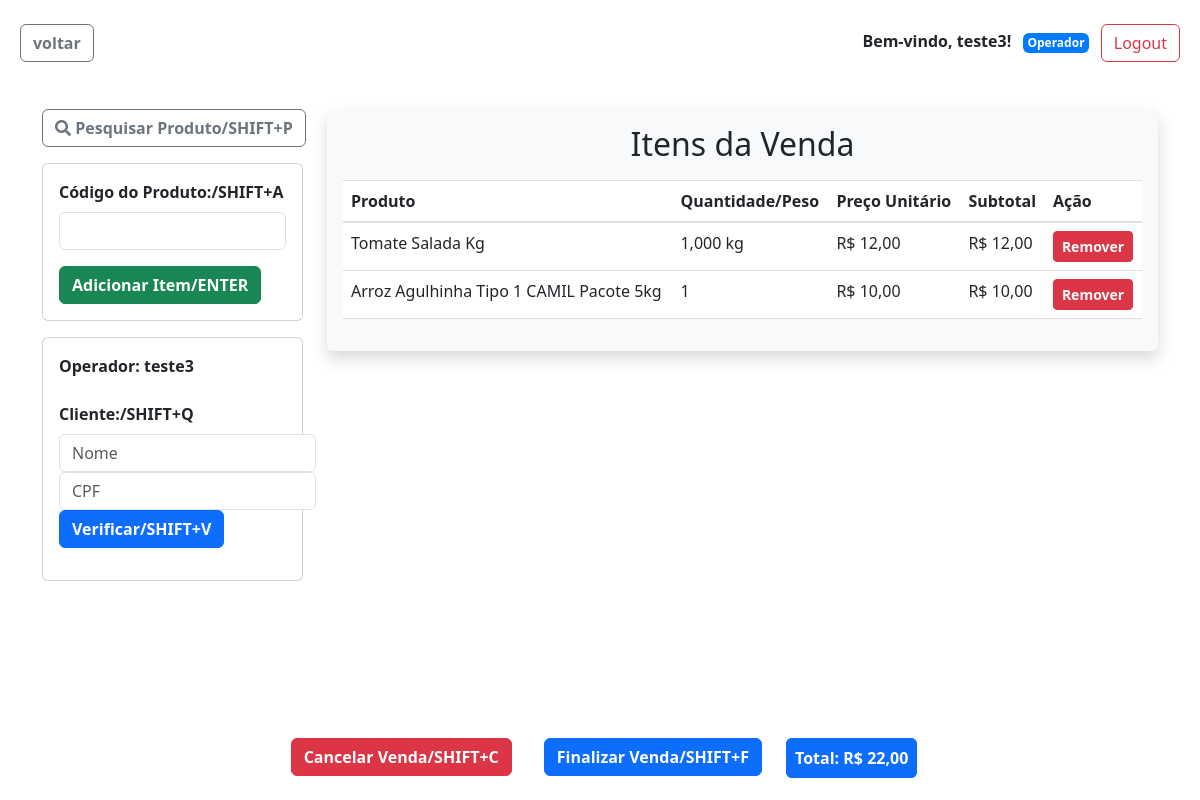
Screenshot of /pdvweb/realizar_venda/ (signed in) with the database file from the repository.
### pdvweb/models.py (models this page shows, shortened)
class CustomUser(AbstractUser):
    nome = models.CharField(max_length=255, default=default_nome)
    telefone = models.CharField(max_length=20, blank=True, null=True)
    operador = models.OneToOneField(
        Operador, null=True, blank=True, on_delete=models.CASCADE)
    meus_operadores = models.ManyToManyField(
        Operador, related_name='meus_usuarios', blank=True)
    groups = models.ManyToManyField(
        Group,
        verbose_name='groups',
        blank=True,
        related_name='customuser_set',
        related_query_name='user',
    )
    user_permissions = models.ManyToManyField(
        Permission,
        verbose_name='user permissions',
        blank=True,
        related_name='customuser_set',
        related_query_name='user',
    )

class ItemVenda(models.Model):
    venda = models.ForeignKey(Venda, on_delete=models.CASCADE)
    preco_unitario = models.DecimalField(
        max_digits=10, decimal_places=2, default=0.0)
    subtotal = models.DecimalField(
        max_digits=10, decimal_places=2, default=0.0)
    produto_por_quantidade = models.ForeignKey(
        ProdutoPorQuantidade, on_delete=models.CASCADE, null=True, blank=True)
    produto_por_peso = models.ForeignKey(
        ProdutoPorPeso, on_delete=models.CASCADE, null=True, blank=True)
    quantidade = models.PositiveIntegerField(
        validators=[MinValueValidator(1)], null=True, blank=True)
    peso_vendido = models.DecimalField(
        max_digits=10, decimal_places=3, default=0.0, null=True, blank=True)

class ProdutoBase(models.Model):
    codigo = models.CharField(max_length=10, unique=False, blank=True)
    nome = models.CharField(max_length=100, unique=True)
    descricao = models.TextField(blank=True, null=True)
    categoria = models.ForeignKey(
        Categoria, on_delete=models.SET_NULL, null=True, blank=True)
    class Meta:
        abstract = True

class ProdutoPorPeso(ProdutoBase):
    preco_por_kilo = models.DecimalField(
        max_digits=10, decimal_places=2, validators=[MinValueValidator(0)])
    estoque_em_kilos = models.DecimalField(
        max_digits=10, decimal_places=3, default=0)

class ProdutoPorQuantidade(ProdutoBase):
    preco = models.DecimalField(
        max_digits=10, decimal_places=2, validators=[MinValueValidator(0)])
    estoque = models.PositiveIntegerField(default=0)
    data_criacao = models.DateTimeField(default=timezone.now)

class Venda(models.Model):
    STATUS_PENDENTE = 'pendente'
    STATUS_CONCLUIDA = 'concluida'
    STATUS_CANCELADA = 'cancelada'
    STATUS_CHOICES = [
        (STATUS_PENDENTE, 'Pendente'),
        (STATUS_CONCLUIDA, 'Concluída'),
        (STATUS_CANCELADA, 'Cancelada'),
    ]
    data = models.DateTimeField(auto_now_add=True)
    status = models.CharField(
        max_length=20, choices=STATUS_CHOICES, default=STATUS_PENDENTE)
    valor_total = models.DecimalField(
        max_digits=10, decimal_places=2, default=0.0)
    desconto = models.DecimalField(max_digits=5, decimal_places=2, default=0.0)
    operador = models.ForeignKey(
        'Operador', on_delete=models.SET_NULL, null=True)
    cliente = models.ForeignKey(
        'Cliente', on_delete=models.SET_NULL, null=True)

### pdvweb/views.py (the view, shortened to what this page needs)
# urls.py: path('realizar_venda/', views.realizar_venda, name='realizar_venda'),
@login_required
def realizar_venda(request):
    venda = Venda.objects.filter(status=Venda.STATUS_PENDENTE).first()
    if venda is None:
        venda = Venda.objects.create(status=Venda.STATUS_PENDENTE)
    operador_atual = request.user.operador
    itens_venda = venda.itemvenda_set.all()
    context = {
        'venda': venda,
        'itens_venda': itens_venda,
        'valor_total_venda': venda.valor_total,
    }
    venda.operador = operador_atual
    venda.save()
    return render(request, 'pdvweb/realizar_venda.html', context)

### pdvweb/templates/pdvweb/realizar_venda.html (shortened to what this page needs)
{% extends 'pdvweb/base.html' %}
{% block content %}
<div class="container mt-4">
    <div class="row">
        <div class="col-md-3">
            <div class="input-group mb-3">
                <button type="button" class="btn btn-outline-secondary" data-bs-toggle="modal"
                    data-bs-target="#pesquisarProdutoModal">
                    <i class="fas fa-search"></i> <strong>Pesquisar Produto/SHIFT+P</strong>
                </button>
            </div>
            <div class="card mb-3">
                <div class="card-body">
                    <form method="post" id="adicionarItemForm">
                        <div class="form-group">
                            <label for="codigo_produto_base"><strong>Código do Produto:/SHIFT+A</strong></label>
                            <input type="text" class="form-control" id="codigo_produto_base"
                                name="codigo_produto_base"><strong id="nome_produto"></strong>
                        </div>
                        <button type="submit" class="btn btn-success text-center"><strong>Adicionar
                                Item/ENTER</strong></button>
                    </form>
                </div>
            </div>
            <div class="card mb-3">
                <div class="card-body">
                    <div class="form-group">
                        <label for="operador"><strong>Operador:</strong></label>
                        <strong>{{ request.user }}</strong>
                    </div>
                    <div class="form-group">
                        <label for="cliente"><strong>Cliente:/SHIFT+Q</strong></label>
                        <div class="form-inline">
                            {% if venda.cliente %}
                            <span id="nome_cliente_label"><strong>{{ venda.cliente.nome }}</strong></span>
                            <button id="trocarClienteBtn" class="btn btn-secondary ms-2"><strong>Trocar
                                    Cliente/SHIFT+T</strong></button>
                            {% else %}
                            <input type="text" id="nome_cliente" class="form-control mr-2" placeholder="Nome">
                            <input type="text" id="cpf_cliente" class="form-control mr-2" placeholder="CPF">
                            <button id="verificarClienteBtn"
                                class="btn btn-primary"><strong>Verificar/SHIFT+V</strong></button>
                            {% endif %}
                        </div>
                    </div>
                </div>
            </div>
        </div>
        <div class="col-md-9">
            <div id="itens-da-venda" class="mb-3 shadow p-3 bg-light rounded"
                style="max-height: 400px; overflow-y: auto;">
                <h2 class="mb-3 text-center">Itens da Venda</h2>
                <div class="table-responsive">
                    <table class="table">
                        <thead>
                            <tr>
                                <th scope="col">Produto</th>
                                <th scope="col">Quantidade/Peso</th>
                                <th scope="col">Preço Unitário</th>
                                <th scope="col">Subtotal</th>
                                <th scope="col">Ação</th>
                            </tr>
                        </thead>
                        <tbody>
                            {% for item in itens_venda %}
                            <tr>
                                <td>
                                    {% if item.produto_por_quantidade %}
                                    {{ item.produto_por_quantidade.nome }}
                                    {% else %}
                                    {{ item.produto_por_peso.nome }}
                                    {% endif %}
                                </td>
                                <td>
                                    {% if item.quantidade %}
                                    {{ item.quantidade }}
                                    {% else %}
                                    {{ item.peso_vendido }} kg
                                    {% endif %}
                                </td>
                                <td>R$ {{ item.preco_unitario }}</td>
                                <td>R$ {{ item.subtotal }}</td>
                                <td id="remove"><a href="{% url 'pdvweb:remover_item' item.id %}"
                                        class="btn btn-danger btn-sm"><strong>Remover</strong></a></td>
                            </tr>
                            {% endfor %}
                        </tbody>
                    </table>
                </div>
            </div>
        </div>
    </div>
    <div class="fixed-bottom text-center mb-4">
        <div class="container">
            <div class="row justify-content-center">
                {% if venda.id %}
                <div class="col-md-auto">
                    <form method="post" action="{% url 'pdvweb:cancelar_venda' venda.id %}" class="d-inline ml-2">
                        <button type="submit" class="btn btn-danger"><strong>Cancelar Venda/SHIFT+C</strong></button>
                    </form>
                </div>
                <div class="col-md-auto">
                    <form method="post" action="{% url 'pdvweb:finalizar_venda' venda.id %}" class="d-inline ml-2">
                        <button type="submit" class="btn btn-primary"><strong>Finalizar Venda/SHIFT+F</strong></button>
                    </form>
                </div>
                {% endif %}
                <div class="col-md-auto mt-2">
                    <strong class="border border-primary rounded p-2 bg-primary text-white">Total: R$ <span
                            id="valor_total_venda">{{ valor_total_venda }}</span></strong>
                </div>
            </div>
        </div>
    </div>
</div>
<link href="https://cdn.jsdelivr.net/npm/bootstrap@5.3.0-alpha1/dist/css/bootstrap.min.css" rel="stylesheet">
{% endblock %}

### pdvweb/templates/pdvweb/base.html (shortened to what this page needs)
<!DOCTYPE html>
<html lang="en">
<head>
    <link rel="stylesheet" href="https://cdnjs.cloudflare.com/ajax/libs/font-awesome/5.15.4/css/all.min.css" />
    <link rel="stylesheet" href="https://maxcdn.bootstrapcdn.com/bootstrap/4.0.0/css/bootstrap.min.css">
</head>
<br>
<body class="d-flex flex-column vh-100">
    <div class="container-fluid flex-grow-1">
        <div class="row">
            <div class="col-md-12 mb-3">
                {% if user.is_authenticated %}
                <button id="voltar" class="btn btn-outline-secondary ml-2"
                    onclick="goBack()"><strong>voltar</strong></button>
                <div class="float-right mx-2">
                    <p class="d-inline-block"><strong>Bem-vindo, {{ user.username }}!</strong></p>
                    {% if user.operador %}
                    <span class="badge badge-primary p-1 ml-2"><strong>Operador</strong></span>
                    {% endif %}
                    <a href="{% url 'pdvweb:logout_view' %}" class="btn btn-outline-danger ml-2">Logout</a>
                </div>
                {% else %}
                <a href="{% url 'pdvweb:login_operador' %}" class="btn btn-primary float-right">Login</a>
                {% endif %}
            </div>
        </div>
        {% block content %}{% endblock %}
    </div>
</body>
</html>

### rows the page displays
CustomUser: username "teste3", user "teste3"
ItemVenda: produto_por_peso.nome "Tomate Salada Kg", peso_vendido "1,000", preco_unitario "12,00", subtotal "12,00"
ItemVenda: produto_por_quantidade.nome "Arroz Agulhinha Tipo 1 CAMIL Pacote 5kg", quantidade "1", preco_unitario "10,00", subtotal "10,00"
Venda: valor_total "22,00"
